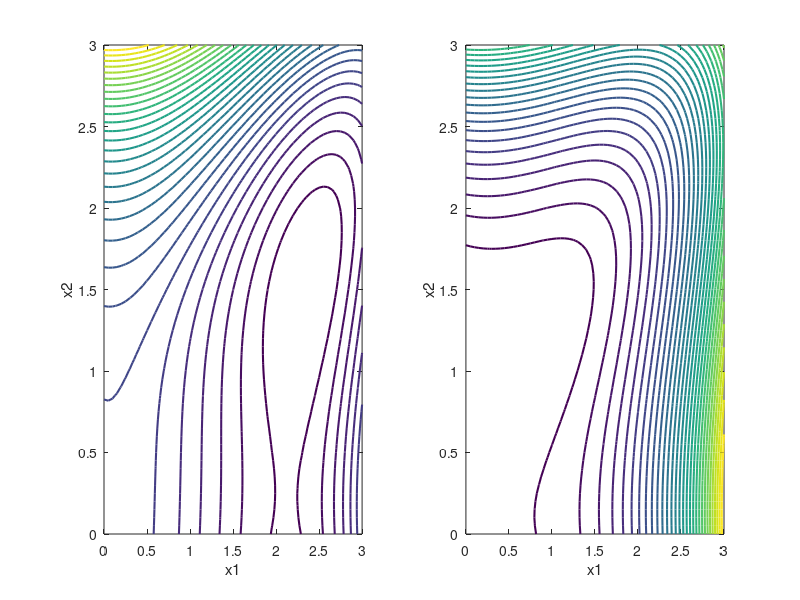

This chart was generated by the following MATLAB code:
% 例程 14.1  J1 和 J2 的可视化
b = 0: 0.05: 3;
[vx1, vx2] = meshgrid(b);
J1 = vx1.^4 + vx2.^4 + vx1.*vx2 - (vx1.^2).*(vx2.^2) - 9*vx1.^2 + 25;
J2 = vx1.^4 + vx2.^4 + vx1.*vx2 - (vx1.^2).*(vx2.^2) - 3*vx2.^2 + 5;
figure(1)
subplot(1, 2, 1)
contour(vx1, vx2, J1, 30, 'LineWidth', 1.5);
xlabel('x1');  ylabel('x2');
subplot(1, 2, 2)
contour(vx1, vx2, J2, 30, 'LineWidth', 1.5);
xlabel('x1');  ylabel('x2');
